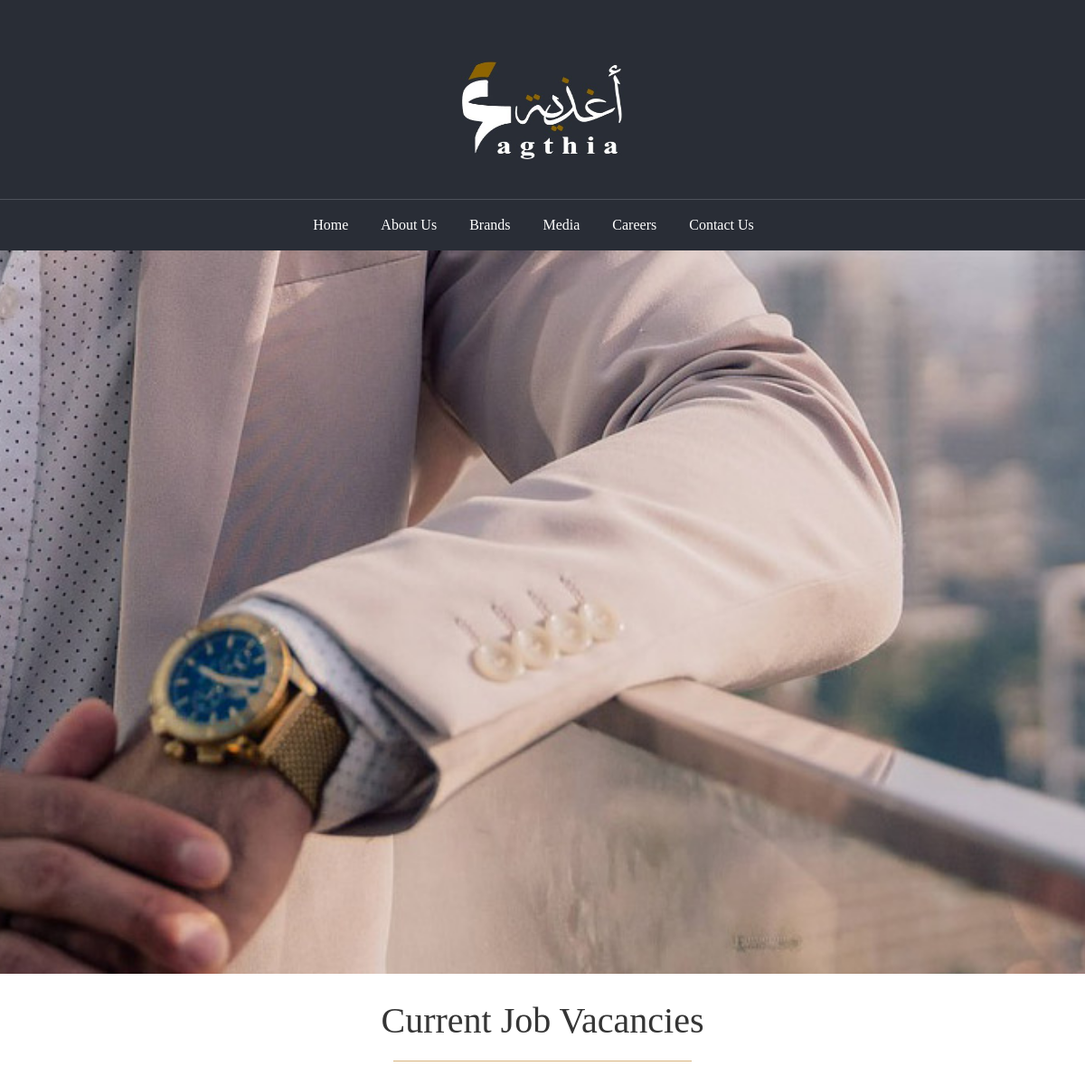
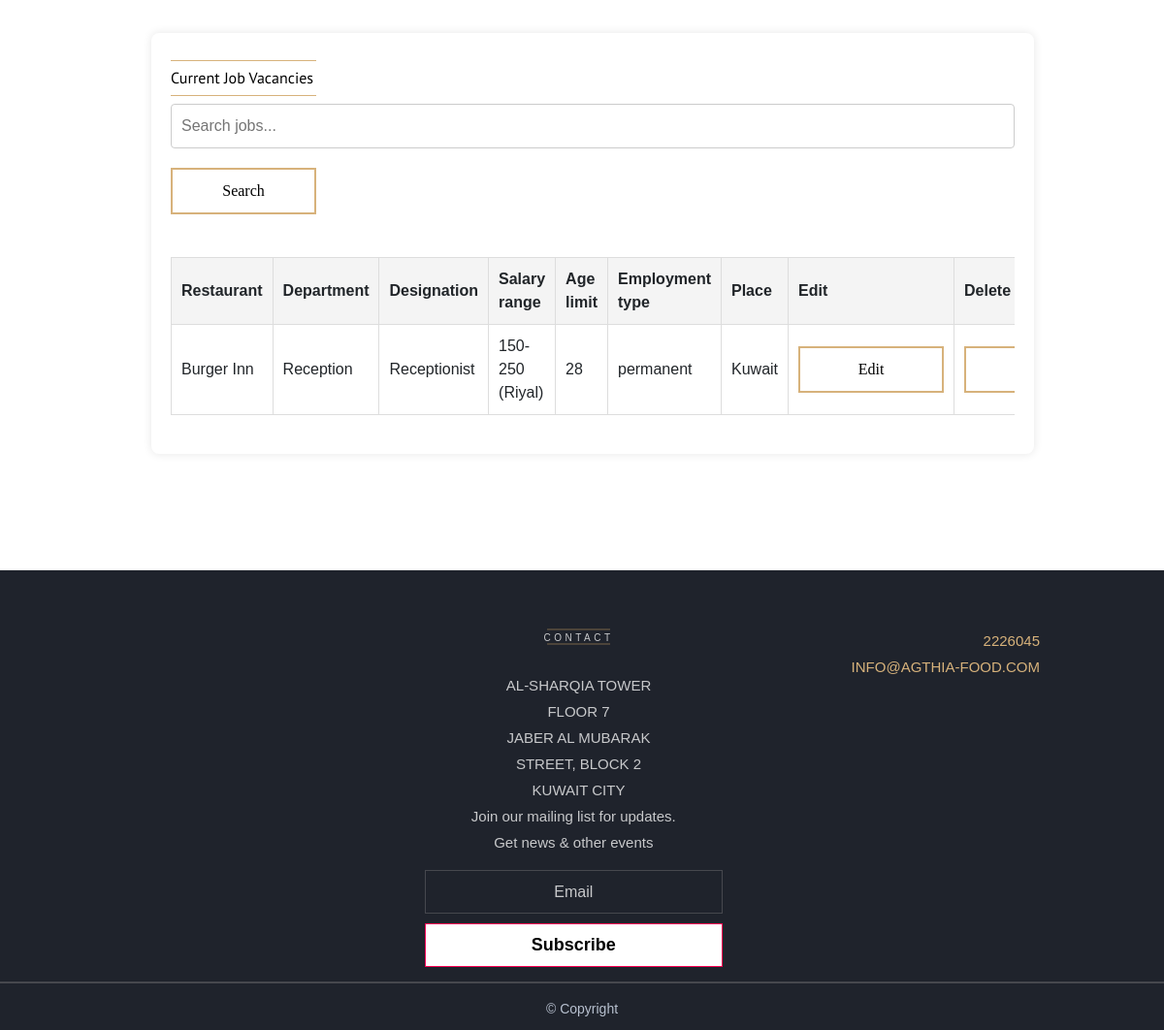
The page /view_vacancy_adm (signed in) on the database its author committed (2 pictures, top to bottom).
### agthi/models.py (models this page shows)
class Job_recruitment(models.Model):
    restaurant = models.CharField(max_length=200, null=True)
    department = models.CharField(max_length=200, null=True)
    designation = models.CharField(max_length=200, null=True)
    salary_range = models.CharField(max_length=200, null=True)
    age_limit = models.CharField(max_length=200, null=True)
    employment_type = models.CharField(max_length=200, null=True)
    place = models.CharField(max_length=200, null=True)

### agthi/views.py (the view)
# urls.py: path('view_vacancy_adm', agthi.views.view_vacancy_adm, name='view_vacancy_adm'),
@never_cache
@login_required
def view_vacancy_adm(request):
    hyh = Job_recruitment.objects.all()
    return render(request,'tem/view_vacancy_adm.html',{'hyh':hyh})

### Templates/tem/view_vacancy_adm.html (shortened to what this page needs)
{% load static %}
<!DOCTYPE html>
<html lang="zxx">
<head>
    <link rel="stylesheet" href="https://cdnjs.cloudflare.com/ajax/libs/font-awesome/6.0.0-beta3/css/all.min.css">
    <link href="https://stackpath.bootstrapcdn.com/bootstrap/4.3.1/css/bootstrap.min.css" rel="stylesheet">
    <link rel="stylesheet" href="{% static 'sta/css/bootstrap.min.css' %}" type="text/css">
    <link rel="stylesheet" href="{% static 'sta/css/font-awesome.min.css' %}" type="text/css">
    <link rel="stylesheet" href="{% static 'sta/css/nice-select.css' %}" type="text/css">
    <link rel="stylesheet" href="{% static 'sta/css/slicknav.min.css' %}" type="text/css">
    <link rel="stylesheet" href="{% static 'sta/css/contact.css' %}" type="text/css">
</head>
<body>
    <header class="header-section">
        <div class="container" align="center">
            <div class="logo">
                <a href="{% url 'home' %}"><img src="{% static 'sta1/images/logo_agthia.jpg' %}" alt=""></a>
            </div><br>
    </header>
<nav class="navbar navbar-expand-sm navbar-custom justify-content-center">
    <ul class="navbar-nav">
      <li class="nav-item">
        <a class="nav-link" href="{% url 'home' %}">Home</a>
      </li>
      <li class="nav-item">
        <a class="nav-link" href="#" data-toggle="modal" data-target="#aboutUsModal">About Us</a>
      </li>
      <li class="nav-item">
        <a class="nav-link" href="{% url 'restaurants' %}">Brands</a>
      </li>
       <li class="nav-item">
        <a class="nav-link" href="{% url 'media_page' %}">Media</a>
      </li>
      <li class="nav-item">
        <a class="nav-link" href="{% url 'careers' %}">Careers</a>
      </li>
       <li class="nav-item">
        <a class="nav-link" href="{% url 'contact' %}">Contact Us</a>
      </li>
    </ul>
</nav>
<section class="section-background">
</section>
    <section class="hero">
        <h1>Current Job Vacancies</h1>
        <hr class="hero-hr">
    </section>
<div class="container contai">
       <hr class="listing-hr">
    <h6 style="color:black">Current Job Vacancies</h6>
    <hr class="listing-hr">
    <form method="post" action="{% url 'search_job' %}">
    <input type="text" id="search-box" placeholder="Search jobs..." name="srch">
    <button type="submit" id="delete-but" style="margin-bottom:5%">Search</button>
    </form>
    <div class="table-responsive">
        <table id="job-table">
            <thead>
                <tr>
                    <th>Restaurant</th>
                    <th>Department</th>
                    <th>Designation</th>
                    <th>Salary range</th>
                    <th>Age limit</th>
                    <th>Employment type</th>
                    <th>Place</th>
                    <th>Edit</th>
                    <th>Delete</th>
                </tr>
            </thead>
            <tbody>
                {% for t in hyh %}
                <tr>
                    <td>{{t.restaurant}}</td>
                    <td>{{t.department}}</td>
                    <td>{{t.designation}}</td>
                    <td>{{t.salary_range}}</td>
                    <td>{{t.age_limit}}</td>
                    <td>{{t.employment_type}}</td>
                    <td>{{t.place}}</td>
                    <td>
                        <button id="delete-but" onclick="location.href='{% url 'edit_vacancy_adm' t.id %}'">Edit</button>
                    </td>
                    <td>
                        <button id="delete-but" onclick="location.href='{% url 'delete_vacancy_adm' t.id %}'">Delete</button>
                    </td>
                </tr>
              {% endfor %}
            </tbody>
        </table>
    </div>
</div>
  <footer class="footer-section">
    <div class="container">
        <div class="fs-left">
            <hr class="up-hr">
            <span style="color:#c8c9cb">CONTACT</span>
            <hr class="low-hr"><br><br>
            <p style="color:#c8c9cb">AL-SHARQIA TOWER<br>
            FLOOR 7<br>
            JABER AL MUBARAK<br>
            STREET, BLOCK 2<br>
            KUWAIT CITY</p>
        </div>
        <div class="subscribe-form">
            <form action="{% url 'cust_subscr' %}">
                <p id="subs-p" style="color:#c8c9cb">Join our mailing list for updates.<br>Get news & other events</p>
                <input id="subs-em" type="email"  name="emm" placeholder="Email" required>
                <button id="subs-but" type="submit">Subscribe</button>
            </form>
        </div>
        <div class="footer_mail">
            <p>2226045<br>
            INFO@AGTHIA-FOOD.COM</p>
        </div>
    </div>
    <div class="copyr_foo">
        <div class="copyr_hr"></div>
        <p class="copyright-text">© Copyright</p>
    </div>
</footer>
</body>
</html>

### static/sta/css/contact.css (style rules this page uses)
html, body { height: 100%; font-family: "PT Sans", sans-serif; -webkit-font-smoothing: antialiased; font-smoothing: antialiased; background: none; }
h1, h2, h3, h4, h5, h6 { margin: 0; color: #353535; font-weight: 400; font-family: "PT Sans", sans-serif; }
hr { border-color: #4e535b; width:100%; margin:0px; }
h1 { font-size: 70px; }
h6 { font-size: 16px; }
p { font-size: 15px; color: #353535; font-family: "PT Sans", sans-serif; font-weight: 400; line-height: 27px; margin: 0 0 15px 0; }
img { max-width: 100%; }
ul, ol { padding: 0; margin: 0; }
.header-section { padding-top: 65px; padding-bottom: 30px; background-color:#292D36; height:220px; }
.header-section .logo { text-align: center; margin-bottom: 92px; width:220px; height:220px; }
.header-section .logo a { display: inline-block; margin-top:2px; }
.header-section .logo img { width:180px; height:110px; }
.pt-recipe-udiv h3, h6 { color:#F5F3F4; }
.footer-section { background-color:#1F232C; padding-top: 70px; }
.footer-section .fs-left { margin-bottom: 31px; width:40%; margin-left:20%; margin-right:10%; color:white; }
.footer-section .fs-left p { color: white; }
.footer-section .subscribe-form { margin-bottom: 38px; padding-top: 25px; }
.footer-section .subscribe-form p { text-align:center; color:white; }
.footer-section .subscribe-form input[type="email"] { margin-right: -5px; height: 62px; width: 300px; margin-left: 1px; background-color: transparent; border: 1px solid white; }
.footer-section .subscribe-form button[type="submit"] { background-color:white; color:black; }
.footer-section .footer_mail { margin-left:2px; text-align:right; }
.footer-section .footer_mail p { color:#777060; }
.footer-section .subscribe-form input { width: calc(100% - 225px); height: 64px; border: 1px solid #fff; display: inline-block; margin-right: 15px; padding-left: 34px; padding-right: 10px; font-size: 16px; font-style: italic; color: #353535; }
.footer-section .subscribe-form input::placeholder { color: #353535; }
.footer-section .subscribe-form button { border: 1px solid #FC0254; background: #FC0254; font-size: 18px; font-weight: 700; color: #fff; padding: 17px 40px; display: inline-block; cursor: pointer; min-width: 205px; }
.footer-section .copyright-text { font-size: 14px; color: #b8c1d0; padding-top: 50px; padding-bottom: 8px; }
.footer-section .subscribe-form input { font-style: normal; color:white; }
.footer-section .subscribe-form input::placeholder { color:white; }

### rows shown on the page
Job_recruitment: restaurant "Burger Inn", department "Reception", designation "Receptionist", salary_range "150-250 (Riyal)", age_limit "28", employment_type "permanent", place "Kuwait"
